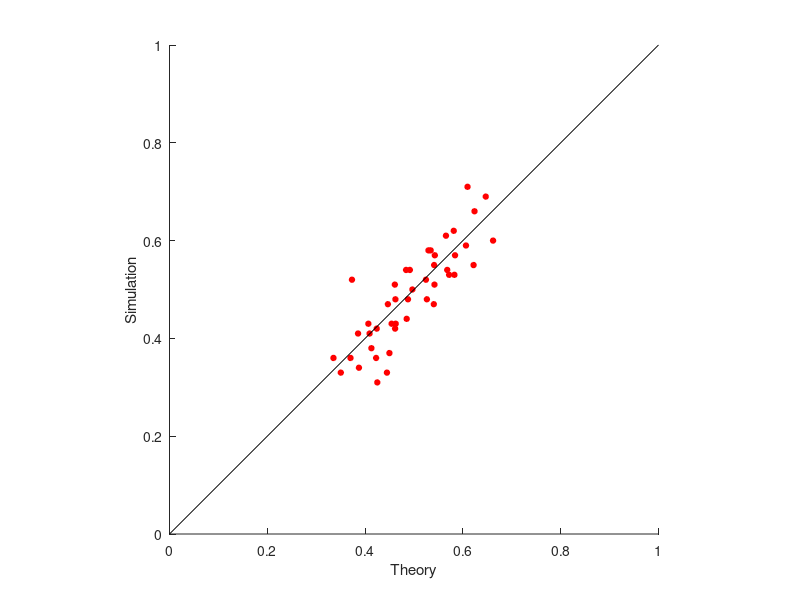
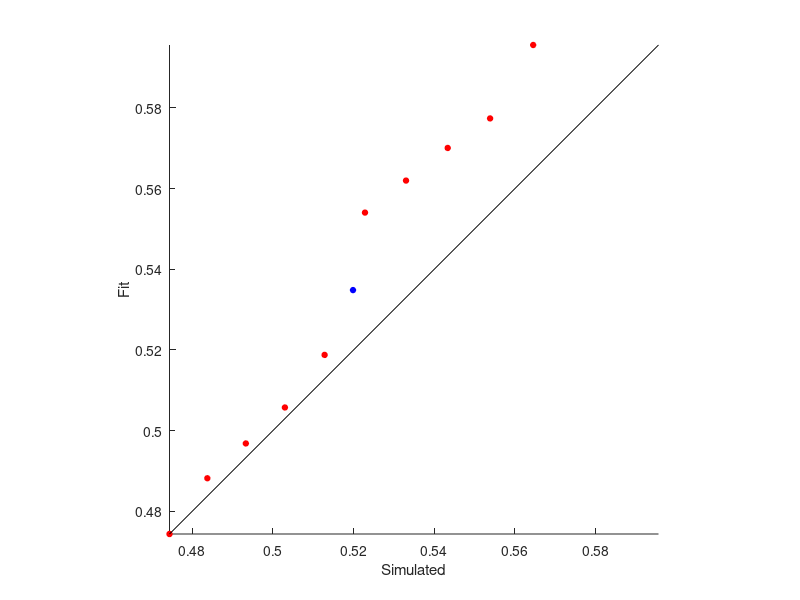

The MATLAB script that drew these images, in order:
function CrossContextMLDSScalingTutorial
% CrossContextMLDSScalingTutorial
%
% Suppose we have cross-context data of the form, see stimulus
% X, seen in context 1, and choose which of two alternatives, Y1 and Y2,
% seen in context 2, that is most like X. 
% 
% We want to take a bunch of data of this form, where Y1 and Y2 vary
% trial-to-trial, and find the value of Y that is the best match to X. 
%
% We assume that the Y's live in an N dimensional perceptual space.
% This seems like an MDS setup, with triad data.  As discussed
% in Maloney and Yang (2003), triads are a special case of 
% the MLDS stimuli, with one stimulus repeated twice.  
%
% The other difference here is the change of context, but I don't think
% that is fundamental.
%
% If we're willing to take the scales as one-dimensional and assume that
% the scale in one context maps into the other in some parametric
% way, we could find the parametric transformation.
%
% This code simulates out the basic MLDS analysis for a case like the above,
% to make sure nothing goes too wonky.
%
% NOTE: We how have a toolbox, BrainardLabToolbox/MLDSColorSelection, that
% implements much of what is here.  This should be modified to call through
% that, and the two should cross-reference each other.
%
% 1/10/12  dhb  Wrote it.

%% Clear and close
clear; close all;

%% Parameters
sigma = 0.10;
nY = 10;
nSimulatePerPair = 100;

%% Generate a list of X and Y stimuli
x = 0.55;
yOfX = MapXToY(x);
linY = logspace(log10(0.5),log10(0.6),nY);
y = MapXToY(linY);

%% Simulate out probabilities for pairwise trials
thePairs = nchoosek(1:nY,2);
nPairs = size(thePairs,1);
theSimResponse1 = zeros(nPairs,1);
theTheoryResponse1 = zeros(nPairs,1);
for i = 1:nPairs
    n1 = 0;
    for j = 1:nSimulatePerPair
        if (SimulateResponse1(x,y(thePairs(i,1)),y(thePairs(i,2)),sigma,@MapXToY))
            n1 = n1 + 1;
        end
    end
    theSimResponse1(i) = n1;
    theTheoryProb1(i) = ComputeProb1(x,y(thePairs(i,1)),y(thePairs(i,2)),sigma,@MapXToY);
end
theSimProb1 = theSimResponse1/nSimulatePerPair;

%% Make sure that simulated data matches the theoretical model.  Nothing
% else is going to work if this isn't done correctly
figure; clf; hold on
plot(theTheoryProb1,theSimProb1,'ro','MarkerSize',4,'MarkerFaceColor','r');
xlabel('Theory'); ylabel('Simulation');
axis('square'); axis([0 1 0 1]);
plot([0 1],[0 1],'k');

%% Find the maximum likelihood solution for x and the y's.  We
% fix the origin at y(1) and the scale via sigma, which are thus
% assumed known.

% Compute log likelihood of actual simulated data as a baseline
logLikelyTrue = ComputeLogLikelihood(thePairs,theSimResponse1,nSimulatePerPair,MapXToY(x),y,sigma);        

% Search to find the best solution
options = optimset('fmincon');
options = optimset(options,'Diagnostics','off','Display','iter','LargeScale','off','Algorithm','active-set');
y1 = y(1);
x0 = [x linY(2:end)];
vlb = -10*max(x0)*ones(size(x0));
vub = 10*max(x0)*ones(size(x0));
fitX = fmincon(@(x)FitContextFCScalingFun(x,y1,thePairs,theSimResponse1,nSimulatePerPair,sigma),x0,[],[],[],[],vlb,vub,[],options);
xFit = fitX(1);
yFit = [y1 fitX(2:end)];
logLikelyFit = ComputeLogLikelihood(thePairs,theSimResponse1,nSimulatePerPair,xFit,yFit,sigma);        
fprintf('Log likelihood true: %g, fit: %g\n',logLikelyTrue,logLikelyFit);

%% Plot the recovered configuration
figure; clf; hold on
plot(y,yFit,'ro','MarkerSize',4,'MarkerFaceColor','r');
plot(MapXToY(x),xFit,'bo','MarkerSize',4,'MarkerFaceColor','b');
xlabel('Simulated'); ylabel('Fit');
axis('square');
minVal = min([y yFit]);
maxVal = max([y yFit]);
axis([minVal maxVal minVal maxVal]);
plot([minVal maxVal],[minVal maxVal],'k');

end

%% f = FitContextFCScalingFun(x,y1,thePairs,theResponse1,nTrials,sigma)
% 
% Error function for the numerical search.
function f = FitContextFCScalingFun(x,y1,thePairs,theResponse1,nTrials,sigma)

if (any(isnan(x)))
    error('Entry of x is Nan');
end
xFit = x(1);
yFit = [y1 x(2:end)];
logLikely = ComputeLogLikelihood(thePairs,theResponse1,nTrials,xFit,yFit,sigma);
f = -logLikely;

end

%% logLikely = ComputeLogLikelihood(thePairs,theResponse1,nTrials,xFit,yFit,sigma)
%
% Compute likelihood of data for any configuration
function logLikely = ComputeLogLikelihood(thePairs,theResponse1,nTrials,xFit,yFit,sigma)

nPairs = size(thePairs,1);
logLikely = 0;
for i = 1:nPairs
    theTheoryProb1 = ComputeProb1(xFit,yFit(thePairs(i,1)),yFit(thePairs(i,2)),sigma,@IdentityMap);
    if (isnan(theTheoryProb1))
        error('Returned probability is NaN');
    end
    if (isinf(theTheoryProb1))
        error('Returend probability is Inf');
    end
    logLikely = logLikely + theResponse1(i)*log10(theTheoryProb1) + (nTrials-theResponse1(i))*log10(1-theTheoryProb1);
end
if (isnan(logLikely))
    error('Returned likelihood is NaN');
end

end

%% p1 = ComputeProb1(x,y1,y2,sigma,mapFunction)
%
% Compute probability of responding 1 given target and pair.
% The passed mapFunction simulates the effect of context change 
% between x domain and y domain
function p1 = ComputeProb1(x,y1,y2,sigma,mapFunction)

yOfX = mapFunction(x);
diff1 = y1-yOfX;
diff2 = y2-yOfX;
diffDiff = abs(diff1)-abs(diff2);
p1 = normcdf(-diffDiff,0,sigma);
if (p1 == 0)
    p1 = 0.0001;
elseif (p1 == 1)
    p1 = 0.9999;
end

end

%% response1 = SimulateResponse1(x,y1,y2,sigma,mapFunction)
%
% Simulate a trial given target and pair.
% The passed mapFunction simulates the effect of context change 
% between x domain and y domain
function response1 = SimulateResponse1(x,y1,y2,sigma,mapFunction)

yOfX = mapFunction(x);
diff1 = y1-yOfX;
diff2 = y2-yOfX;
if (abs(diff1)-abs(diff2) + normrnd(0,sigma) <= 0)
    response1 = 1;
else
    response1 = 0;
end

end

%% yOfX = MapXToY(x)
%
% Example map function
function yOfX = MapXToY(x)

yOfX = x.^0.8 - 0.1;

end

%% yOfX = IdentityMap(x)
%
% Identity map function.  When simulating fit
% we use this.
function yOfX = IdentityMap(x)
    
yOfX = x;
    
end